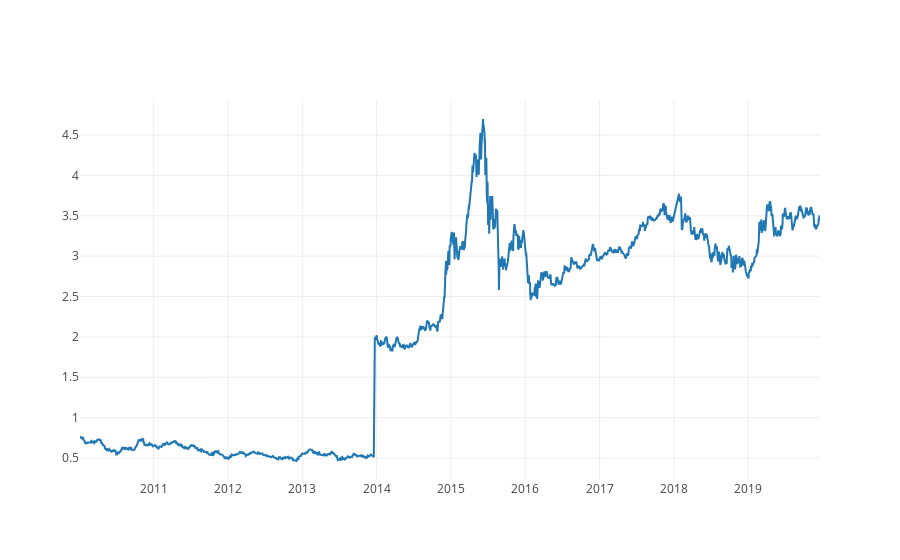

Source (notebook cell):
### Code cell
plot(510180)

### Figure 1 — Plotly figure (JSON) as saved in the notebook; plotly's stock layout.template omitted (floating-point values rounded to 4 significant figures; data arrays with more than 128 entries replaced by an {"elided": "..."} marker saying what was removed)
{"data": [{"name": "510180", "type": "scatter", "uid": "5999a6fc-6cd4-4135-983c-a0c1bdf84de9", "x": {"elided": "2422 str values"}, "y": {"elided": "2422 float values"}}], "layout": {}}
